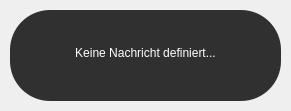
<?xml version="1.0" encoding="UTF-8"?>
<ui version="4.0">
 <class>Message</class>
 <widget class="QWidget" name="Message">
  <property name="geometry">
   <rect>
    <x>0</x>
    <y>0</y>
    <width>291</width>
    <height>111</height>
   </rect>
  </property>
  <property name="windowTitle">
   <string>Form</string>
  </property>
  <property name="styleSheet">
   <string notr="true">#lblBkg {
background-color: rgb(48, 48, 48);
border-radius: 40px;
margin: 10px;
}

#lblMessage {
font: 14px &quot;Arial&quot;;
color: rgb(255, 255, 255);
}</string>
  </property>
  <widget class="QLabel" name="lblBkg">
   <property name="geometry">
    <rect>
     <x>0</x>
     <y>0</y>
     <width>291</width>
     <height>111</height>
    </rect>
   </property>
   <property name="text">
    <string/>
   </property>
  </widget>
  <widget class="QLabel" name="lblMessage">
   <property name="geometry">
    <rect>
     <x>35</x>
     <y>22</y>
     <width>221</width>
     <height>61</height>
    </rect>
   </property>
   <property name="text">
    <string>Keine Nachricht definiert...</string>
   </property>
   <property name="alignment">
    <set>Qt::AlignCenter</set>
   </property>
   <property name="wordWrap">
    <bool>true</bool>
   </property>
  </widget>
 </widget>
 <resources/>
 <connections/>
</ui>
